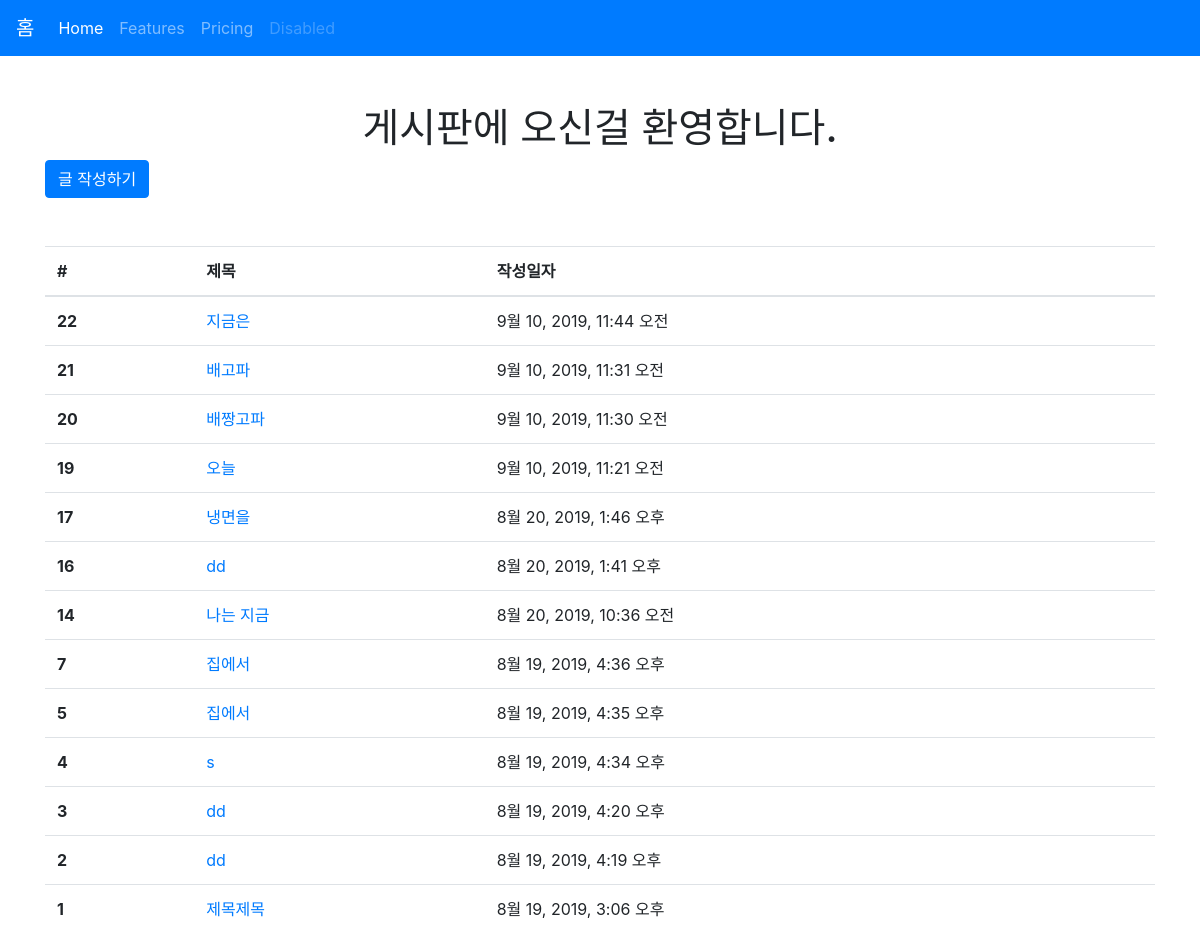
/articles/, run on an earlier commit of the app's database.
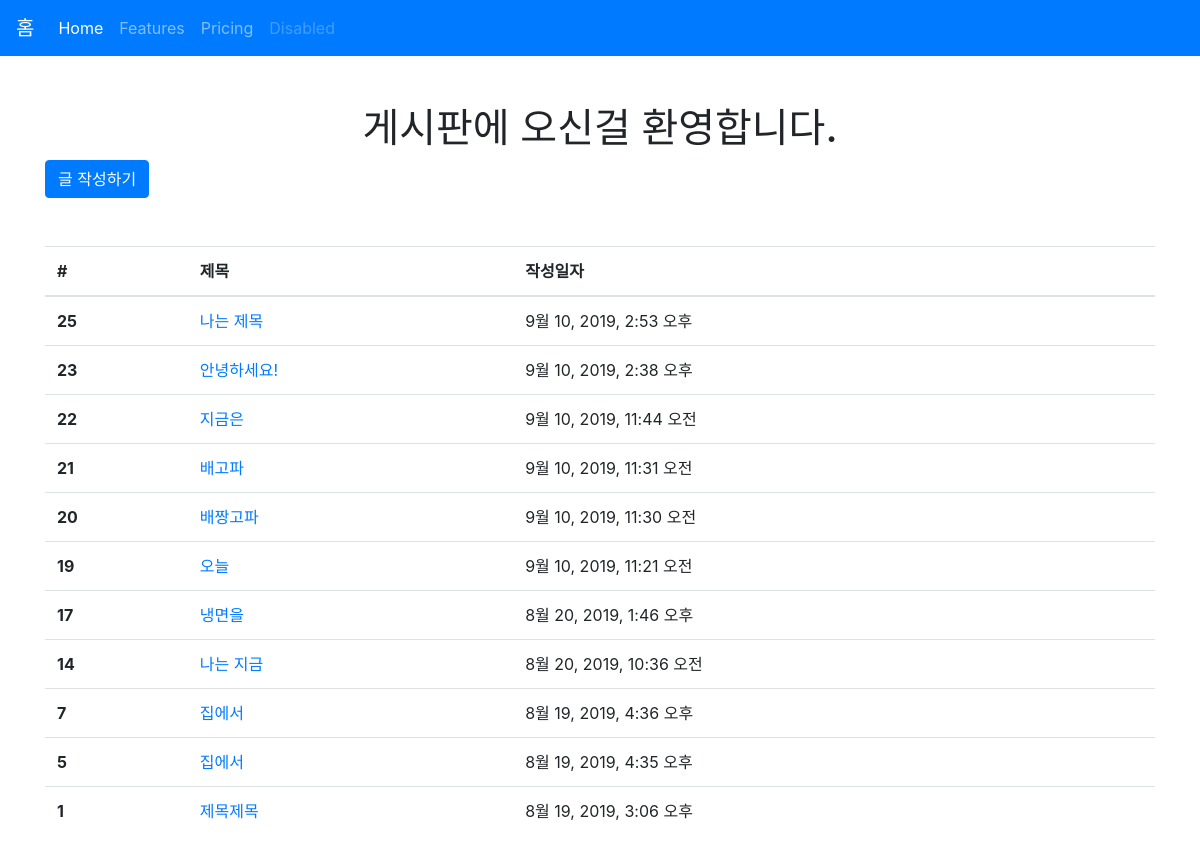
And on a later commit of the database.
### articles/models.py (models this page shows, shortened)
class Article(models.Model):
    title = models.CharField(max_length=10)
    content = models.TextField()
    created_at = models.DateTimeField(auto_now_add=True)
    updated_at = models.DateTimeField(auto_now=True)

### articles/views.py (the view)
# urls.py: path('', views.index, name='index'),
def index(request):
    articles = Article.objects.order_by('-id') # 최신글 위로 오도록
    context = {
        'articles': articles
    }
    return render(request, 'articles/index.html', context)

### articles/templates/articles/index.html (shortened to what this page needs)
{% extends 'articles/base.html' %}
{% block body %}
<h1 class="text-center">게시판에 오신걸 환영합니다.</h1>
<a class="btn btn-primary" href="{% url 'articles:create' %}" role="button">글 작성하기</a>
<table class="table mt-5">
  <thead>
    <tr>
      <th scope="col">#</th>
      <th scope="col">제목</th>
      <th scope="col">작성일자</th>
    </tr>
  </thead>
  {% for article in articles %}
  <tr>
    <th scope="row">{{ article.id}}</th>
    <td>
      <a href="{% url 'articles:detail' article.pk %}">
        {{ article.title }}
      </a>
    </td>
      <td>{{ article.created_at }}</td>
    </tr>
    {% endfor %}
</table>
{% endblock %}

### articles/templates/articles/base.html (shortened to what this page needs)
<!DOCTYPE html>
<html lang="en">
<head>
  <link rel="stylesheet" href="https://stackpath.bootstrapcdn.com/bootstrap/4.3.1/css/bootstrap.min.css"
>
</head>
<body>
  <nav class="navbar navbar-expand-lg navbar-dark bg-primary">
    <a class="navbar-brand" href="/articles/">홈</a>
    <div class="collapse navbar-collapse" id="navbarNav">
      <ul class="navbar-nav">
        <li class="nav-item active">
          <a class="nav-link" href="#">Home <span class="sr-only">(current)</span></a>
        </li>
        <li class="nav-item">
          <a class="nav-link" href="#">Features</a>
        </li>
        <li class="nav-item">
          <a class="nav-link" href="#">Pricing</a>
        </li>
        <li class="nav-item">
          <a class="nav-link disabled" href="#" tabindex="-1" aria-disabled="true">Disabled</a>
        </li>
      </ul>
    </div>
  </nav>
  <div class="container mt-5">
    {% block body %}
    {% endblock %}
  </div>
</body>
</html>

What changed in the data, as far as the page shows it:
removed Article: id "16", title "dd", created_at "8월 20, 2019, 1:41 오후"
removed Article: id "4", title "s", created_at "8월 19, 2019, 4:34 오후"
removed Article: id "3", title "dd", created_at "8월 19, 2019, 4:20 오후"
removed Article: id "2", title "dd", created_at "8월 19, 2019, 4:19 오후"
added Article: id "25", title "나는 제목", created_at "9월 10, 2019, 2:53 오후"
added Article: id "23", title "안녕하세요!", created_at "9월 10, 2019, 2:38 오후"
